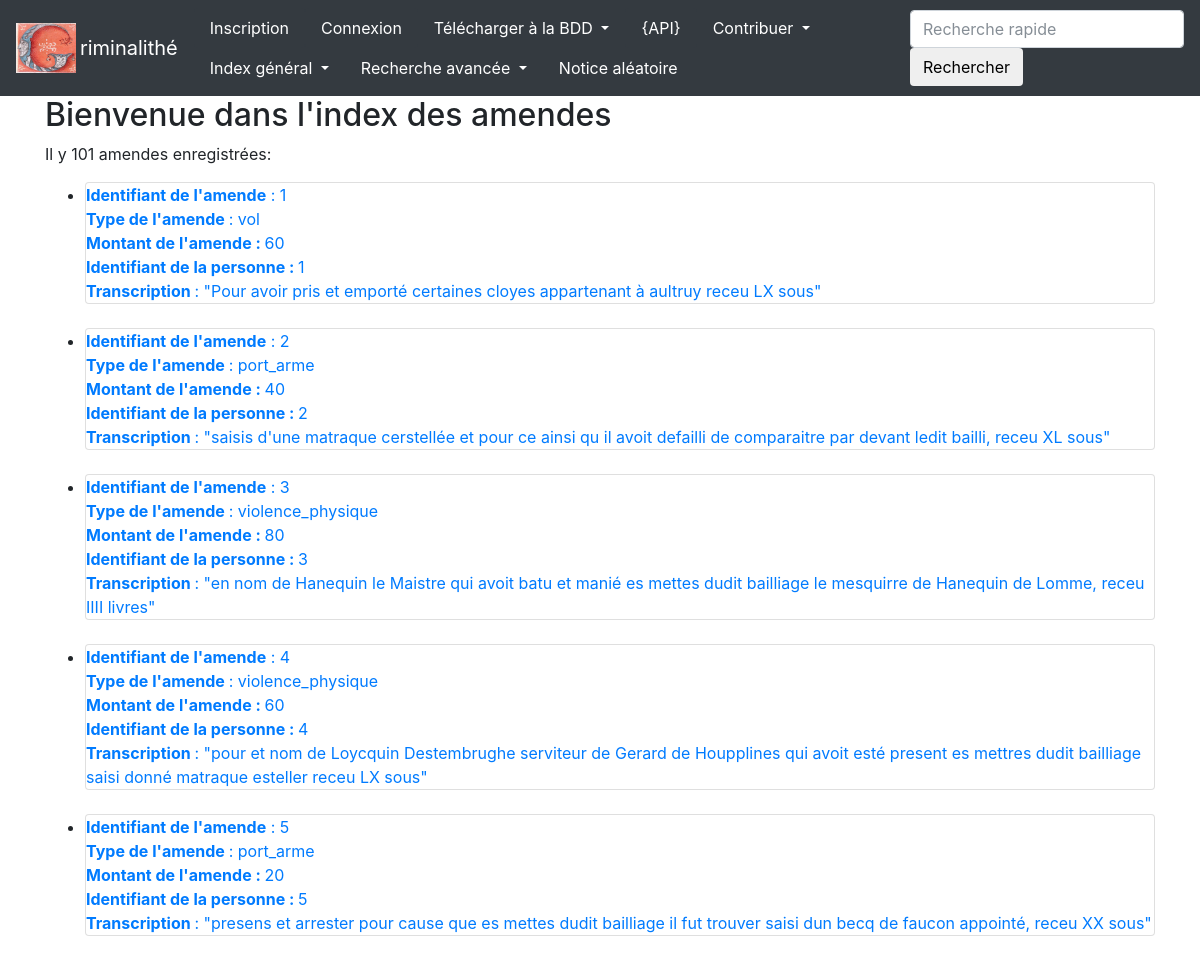
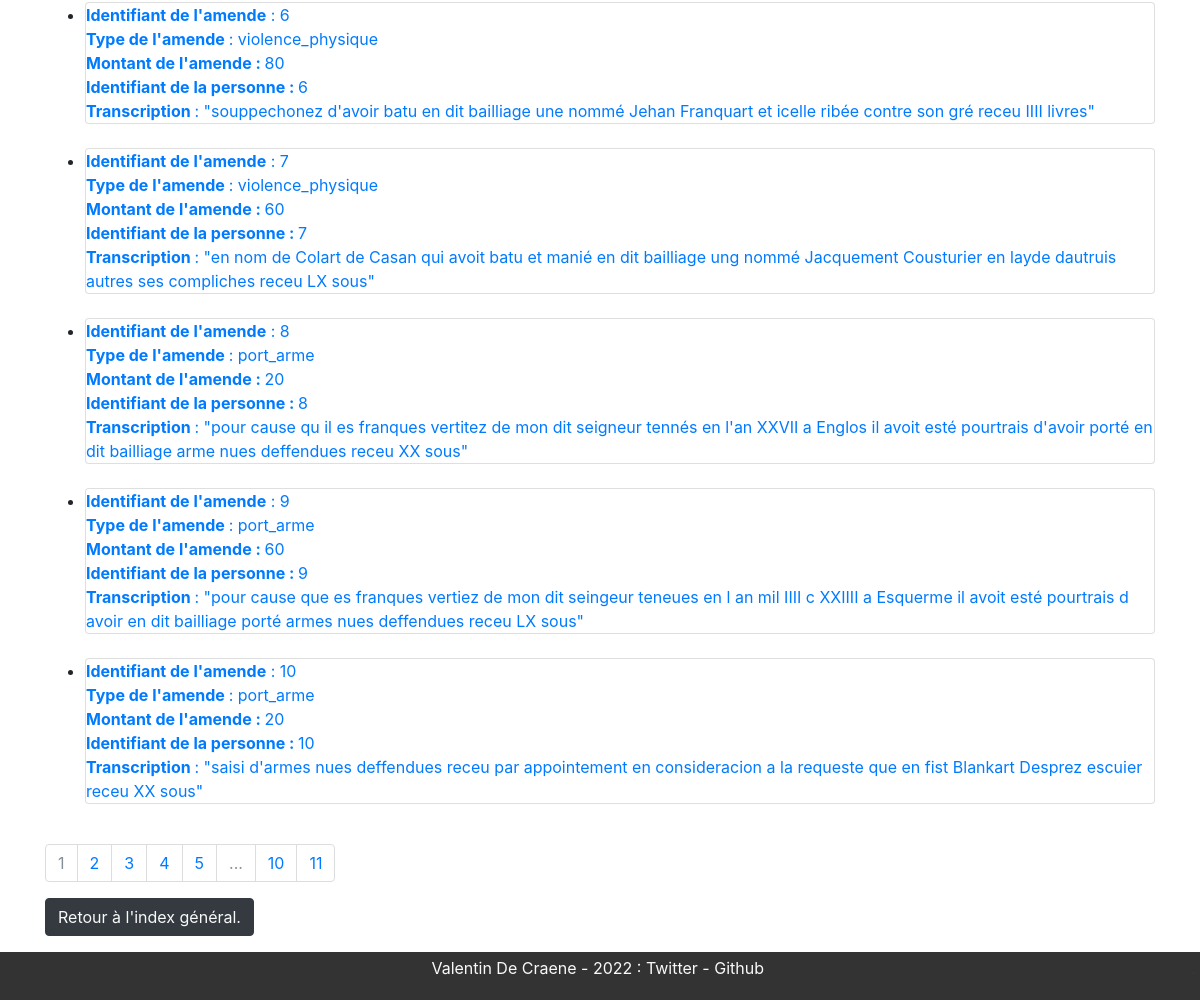
Screenshot of /Index/amendes/ with the database file from the repository (2 pictures, top to bottom).
### Criminalithe/app/modeles/donnees.py (models this page shows, shortened)
class Amendes(db.Model):
    amendes_id = db.Column(db.Integer, primary_key=True, unique=True, nullable=False, autoincrement=True)
    amendes_source_id = db.Column(db.Integer, db.ForeignKey("source.source_id"))
    amendes_montant = db.Column(db.Integer)
    amendes_type = db.Column(db.Text)
    amendes_franche_verite = db.Column(db.Text)
    amendes_transcription = db.Column(db.Text)
    amendes_personnes_id = db.Column(db.Integer, db.ForeignKey("personnes.personnes_amendes_id"))
    authorships = db.relationship("Authorship", back_populates="amende")
    justiciable = db.relationship("Personnes", foreign_keys="Personnes.personnes_amendes_id", backref="justiciable")
    source = db.relationship("Source", back_populates="amendes")

### Criminalithe/app/routes/generic.py (the view)
@app.route("/Index/amendes/")
def index_amendes():
    page = request.args.get("page", 1)
    if isinstance(page, str) and page.isdigit():
        page = int(page)
    else:
        page = 1
    amendes = Amendes.query.paginate(page=page, per_page=RESULTATS_PAR_PAGES_INDEX)
    return render_template("pages/Index_amendes.html", amendes=amendes)

### Criminalithe/app/templates/pages/Index_amendes.html
{% extends "conteneur.html" %}
{% block corps %}
    <h2> Bienvenue dans l'index des amendes</h2>
<p>
    Il y 101 amendes enregistrées:
        <ul>
            {% for amende in amendes.items %}
                <li><div class="card"><a href="{{url_for('amende', amendes_id=amende.amendes_id)}}">
                    <b>Identifiant de l'amende</b> : {{amende.amendes_id}} <br/>
                        <b>Type de l'amende </b>: {{amende.amendes_type}} <br/>
                        <b> Montant de l'amende : </b> {{amende.amendes_montant}}<br/>
                        <b> Identifiant de la personne : </b> {{amende.amendes_personnes_id}}<br/>
                        <b>Transcription </b> : "{{amende.amendes_transcription}}" <br/>
                </a></div></li></br>
            {% endfor %}
        </ul>
    <nav aria-label="research-pagination">
      <ul class="pagination">
        {%- for page in amendes.iter_pages() %}
            {% if page %}
              {% if page != amendes.page %}
                <li class="page-item">
                    <a class="page-link" href="{{ url_for("index_amendes", page=page) }}">{{page}}</a>
                </li>
              {% else %}
                <li class="page-item active disabled">
                  <a class="page-link">{{page}} <span class="sr-only">(actuelle)</span></a>
                </li>
              {% endif %}
          {% else %}
                <li class="page-item disabled">
                  <a class="page-link">...</a>
                </li>
          {% endif %}
        {%- endfor %}
      </ul>
<p>
<button type="button" class="btn btn-dark">
    <a class="text-light" href="{{url_for('index')}}">Retour à l'index général.</a></li>
</button>
</p>
</p>
{% endblock %}

### rows the page displays
Amendes: amendes_id "1", amendes_type "vol", amendes_montant "60", amendes_personnes_id "1", amendes_transcription "Pour avoir pris et emporté certaines cloyes appartenant à aultruy receu LX sous"
Amendes: amendes_id "2", amendes_type "port_arme", amendes_montant "40", amendes_personnes_id "2", amendes_transcription "saisis d'une matraque cerstellée et pour ce ainsi qu il avoit defailli de comparaitre par devant ledit bailli, receu XL sous"
Amendes: amendes_id "3", amendes_type "violence_physique", amendes_montant "80", amendes_personnes_id "3", amendes_transcription "en nom de Hanequin le Maistre qui avoit batu et manié es mettes dudit bailliage le mesquirre de Hanequin de Lomme, receu IIII livres"
Amendes: amendes_id "4", amendes_type "violence_physique", amendes_montant "60", amendes_personnes_id "4", amendes_transcription "pour et nom de Loycquin Destembrughe serviteur de Gerard de Houpplines qui avoit esté present es mettres dudit bailliage saisi donné matraque esteller receu LX sous"
Amendes: amendes_id "5", amendes_type "port_arme", amendes_montant "20", amendes_personnes_id "5", amendes_transcription "presens et arrester pour cause que es mettes dudit bailliage il fut trouver saisi dun becq de faucon appointé, receu XX sous"
Amendes: amendes_id "6", amendes_type "violence_physique", amendes_montant "80", amendes_personnes_id "6", amendes_transcription "souppechonez d'avoir batu en dit bailliage une nommé Jehan Franquart et icelle ribée contre son gré receu IIII livres"
Amendes: amendes_id "7", amendes_type "violence_physique", amendes_montant "60", amendes_personnes_id "7", amendes_transcription "en nom de Colart de Casan qui avoit batu et manié en dit bailliage ung nommé Jacquement Cousturier en layde dautruis autres ses compliches receu LX sous"
Amendes: amendes_id "8", amendes_type "port_arme", amendes_montant "20", amendes_personnes_id "8", amendes_transcription "pour cause qu il es franques vertitez de mon dit seigneur tennés en l'an XXVII a Englos il avoit esté pourtrais d'avoir porté en dit bailliage arme nues deffendues receu XX sous"
Amendes: amendes_id "9", amendes_type "port_arme", amendes_montant "60", amendes_personnes_id "9", amendes_transcription "pour cause que es franques vertiez de mon dit seingeur teneues en l an mil IIII c XXIIII a Esquerme il avoit esté pourtrais d avoir en dit bailliage porté armes nues deffendues receu LX sous"
Amendes: amendes_id "10", amendes_type "port_arme", amendes_montant "20", amendes_personnes_id "10", amendes_transcription "saisi d'armes nues deffendues receu par appointement en consideracion a la requeste que en fist Blankart Desprez escuier receu XX sous"

### other values shown
{{ page }} "1"
{{ page }} "2" "3" "4" "5" "10" "11"
